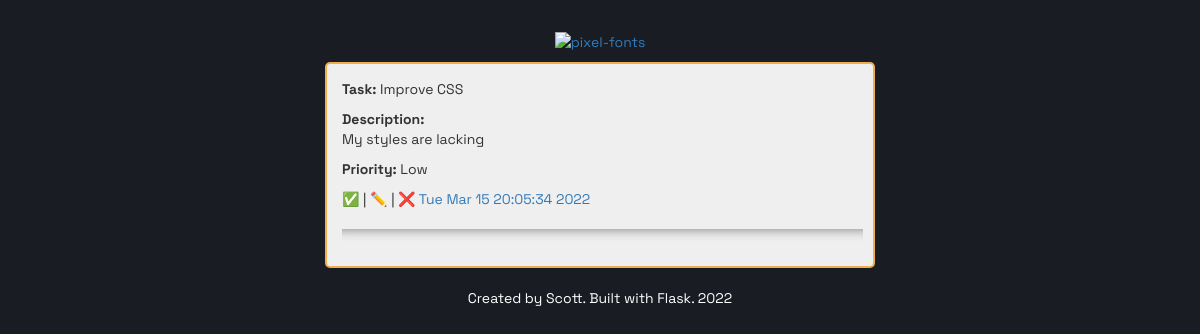
/task/20, run on the app's committed database.
### main.py (models this page shows)
class TodoApp(db.Model):
    id = db.Column(db.Integer, primary_key=True)
    title = db.Column(db.String(100))
    description = db.Column(db.String(500))
    priority = db.Column(db.String(25))
    date = db.Column(db.String(100))
    resolved = db.Column(db.Integer)

### main.py (the view)
@app.route("/task/<int:task>")
def show_task(task):
    requested_task = TodoApp.query.get(task)
    return render_template("show.html", task=requested_task)

### templates/show.html
{% extends "layout.html" %}
{% block content %}
<div class="top">
    <a href="{{ url_for('home')}}"><img src="https://fontmeme.com/permalink/220317/2dc3c3e95c7d38ec2e43737cc6438fbc.png" alt="pixel-fonts" border="0"></a>
</div>
<div class="container">
     <div class="row">
        <div class="square">
            <p><strong>Task:</strong> {{ task.title }}</p>
            <p><strong>Description:</strong> <br> {{ task.description }}</p>
            <p><strong>Priority:</strong> {{ task.priority }}</p>
            <a href="{{ url_for('resolve_task', task=task.id) }}">✅</a> | <a href="{{ url_for('edit_task', task=task.id) }}">✏️</a> | <a href="{{url_for('delete_task', task=task.id)}}">❌</a> <a href="#">{{ task.date }}</a>
            <hr>
        </div>
    </div>
</div>
<div class="top">
    <footer>Created by Scott. Built with Flask. 2022</footer>
</div>
{% endblock %}

### static/styles.css (style rules this page uses)
body { margin: 30px; font-family: 'Space Grotesk', sans-serif; background: #1a1c23; }
.container { max-width: 550px; margin: 10px auto 20px auto; padding: 15px 25px 5px 25px; border-radius: 5px; border: 2px solid #f0ad4e; background: #efefef; }
.top { margin-top: 20px; width: 40%; margin: auto; text-align: center; color: white; }
footer { text-align: center; }
a:link { text-decoration: none; }
.row { background: #efefef; padding-left: 5px; }
hr { height: 12px; border: 0; box-shadow: inset 0 12px 12px -12px rgba(0, 0, 0, 0.5); }

### data on the page
TodoApp: title "Improve CSS", description "My styles are lacking", priority "Low", date "Tue Mar 15 20:05:34 2022"
